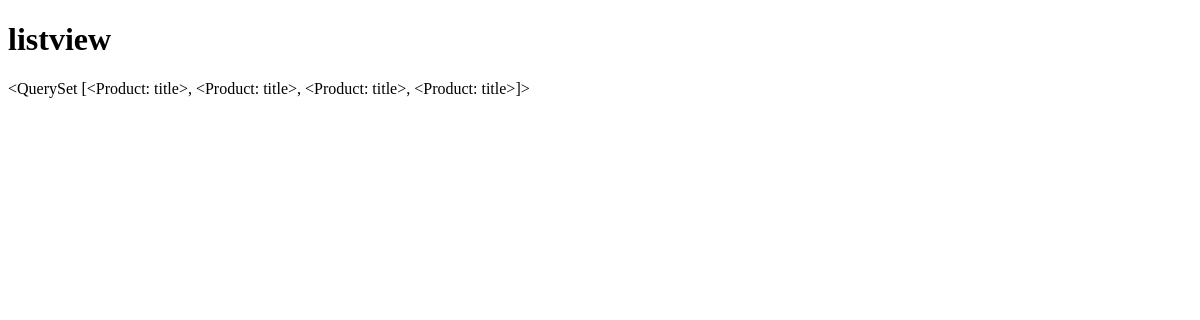
The page /list/ on the database as committed earlier.
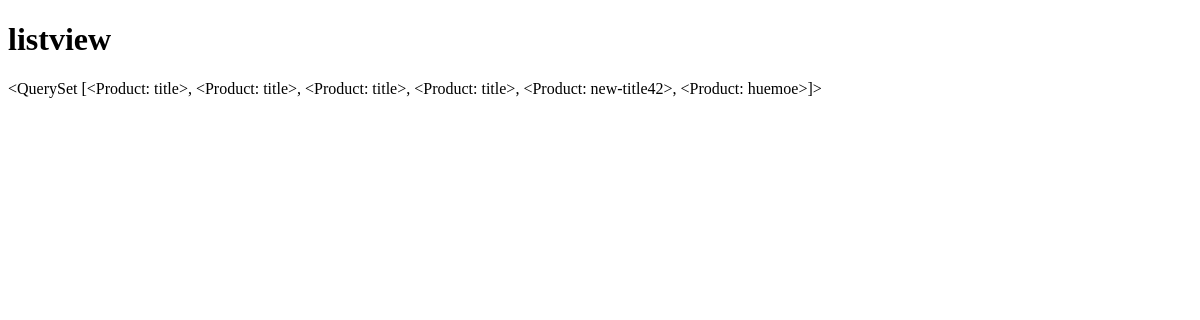
The same page on the database as committed later.
### products/models.py (models this page shows)
class Product(models.Model):
	user = models.ForeignKey(settings.AUTH_USER_MODEL)
	managers = models.ManyToManyField(settings.AUTH_USER_MODEL, related_name='managers_products', blank = True)
	title = models.CharField(max_length=30) #owiuerpoajsdlfkjasd;flkiu1p3o4u134123 ewjfa;sd
	slug = models.SlugField(blank=True, unique=True)
	description = models.TextField()
	price = models.DecimalField(max_digits=100, decimal_places=2, default=9.99, null=True,) #100.00
	sale_price = models.DecimalField(max_digits=100,
			 decimal_places=2, default=6.99, null=True, blank=True) #100.00
	def __unicode__(self): #def __unicode__(self):
		return self.title

### products/views.py (the view)
# urls.py: url(r'^list/$', 'products.views.list_view', name='list_view'),
def list_view(request):
	print request
	queryset = Product.objects.all()
	template = "list_view.html"
	context = {
		"queryset": queryset
	}
	return render(request, template, context)

### templates/list_view.html
{% extends "base.html" %}
{% block content %}
<h1>listview</h1>
{{queryset}}
{% endblock content %}

Rows that differ between the two databases and show on the page:
changed Product: title.title "<QuerySet [<Product: title>, <Product: title>, <Product: title>, <Product: title>]>" → "<QuerySet [<Product: title>, <Product: title>, <Product: title>, <Product: title>, <Product: new-title42>, <Product: huemoe>]>"
